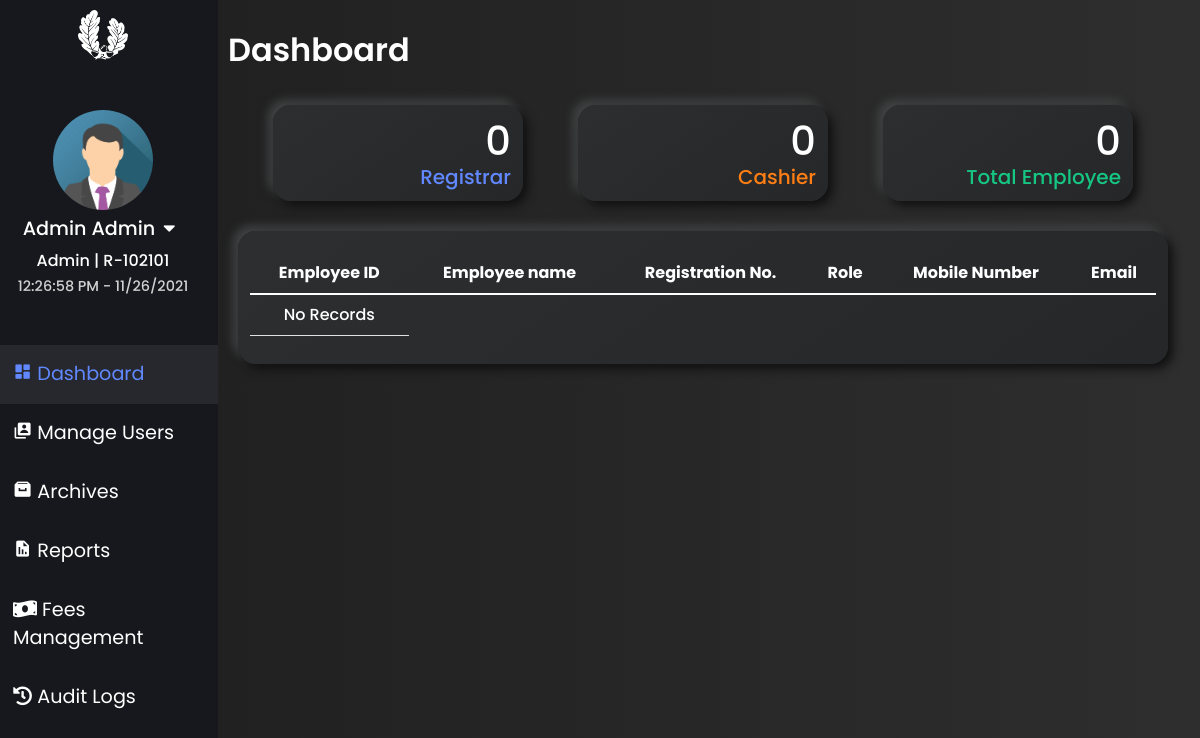
Before: /html/registrar_access.php (signed in) with the older database file.
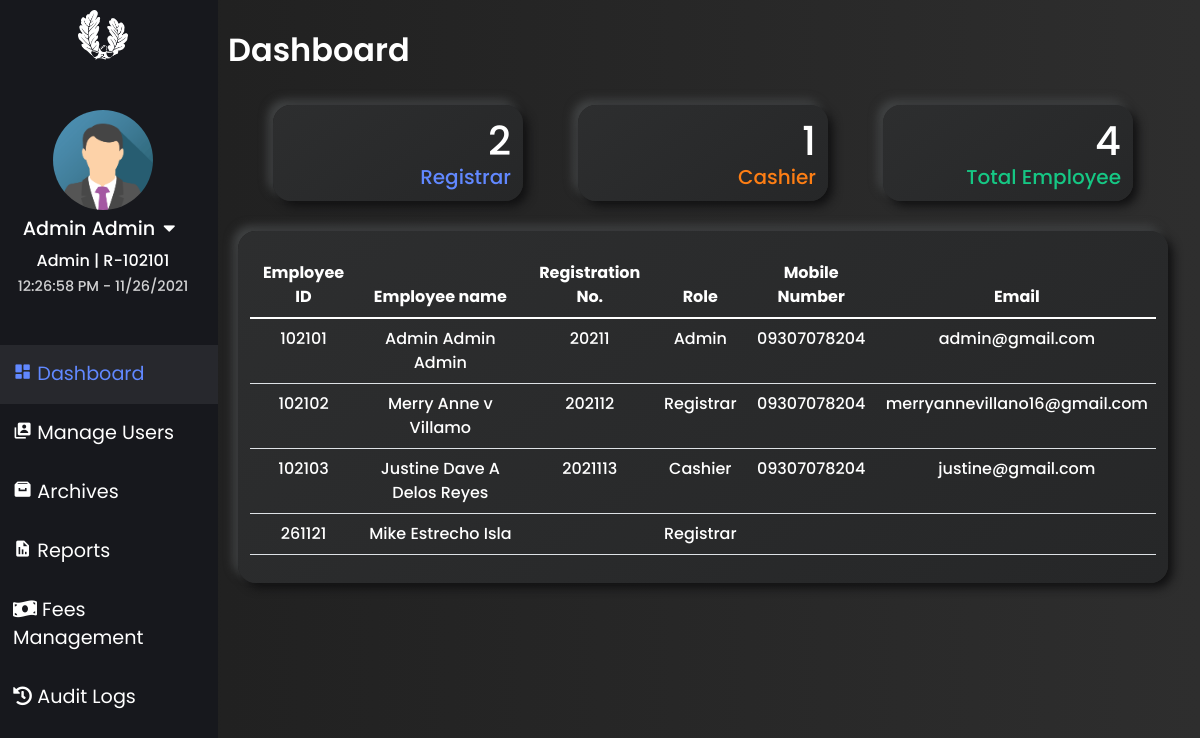
After: the same page with the newer database file.
### tables this page shows
CREATE TABLE `tbl_employee_info` (
  `reg_no` varchar(255) NOT NULL,
  `profilePic` longtext NOT NULL,
  `employee_id` int(20) NOT NULL,
  `role` varchar(20) NOT NULL,
  `firstname` varchar(100) NOT NULL,
  `lastname` varchar(100) NOT NULL,
  `middlename` varchar(100) NOT NULL,
  `sex` varchar(20) NOT NULL,
  `email` varchar(255) NOT NULL,
  `address` longtext NOT NULL,
  `contact_number` varchar(15) NOT NULL,
  `hireDate` varchar(100) NOT NULL,
  `joined_date` varchar(100) NOT NULL
);

### html/registrar_access.php (the view, shortened to what the changed rows need)
<?php
  require_once '../connection/Config.php';
?>
<!doctype html>
<html lang="en">
  <head>
    <link rel="stylesheet" type="text/css" href="https://cdn.datatables.net/v/bs5/jq-3.6.0/dt-1.11.3/b-2.0.1/datatables.min.css"/>
    <link rel="stylesheet" href="https://cdn.jsdelivr.net/npm/bootstrap@5.1.3/dist/css/bootstrap.min.css">
        <link rel="stylesheet" href="https://pro.fontawesome.com/releases/v5.10.0/css/all.css"/>
        <link rel="stylesheet" href="https://cdnjs.cloudflare.com/ajax/libs/font-awesome/5.14.0/css/all.min.css" />
        <link href='https://unpkg.com/boxicons@2.0.9/css/boxicons.min.css' rel='stylesheet'>
    <link rel="stylesheet" type="text/css" href="../css/registrar_access.css?<?php echo time(); ?>" />
    <link rel="stylesheet" href="https://cdnjs.cloudflare.com/ajax/libs/animate.css/4.1.1/animate.min.css"/>
    <link rel="stylesheet" href="https://cdn.linearicons.com/free/1.0.0/icon-font.min.css">
  </head>
  <body>
    <div class="row">
        <div class="col-sm right-tab">
          <div class="tab-content" id="v-pills-tabContent">
            <div class="tab-pane fade show active" id="v-pills-dashboard" role="tabpanel" aria-labelledby="v-pills-dashboard-tab">
            <div class="dashBoardForRegistrar" id="dashboardForAdminId">
              <div class="studentCountBox" id="">
                        <h1>
                          <?php
                          $sql = "SELECT `role`FROM `tbl_employee_info` WHERE `role` = 'Registrar'";
                          $statement = $con->prepare($sql);
                          $statement->execute();
                          $result = $statement->get_result();
                          $count = mysqli_num_rows($result);
                          echo $count;
                        ?>
                      </h1>
                    <h3>Registrar</h3>
              </div>
              <div class="studentCountBox" id="">
                        <h1>
                          <?php
                          $sql = "SELECT `role`FROM `tbl_employee_info` WHERE `role` = 'Cashier'";
                          $statement = $con->prepare($sql);
                          $statement->execute();
                          $result = $statement->get_result();
                          $count = mysqli_num_rows($result);
                          echo $count;
                        ?>
                      </h1>
                    <h3>Cashier</h3>
              </div>
              <div class="studentCountBox" id="">
                        <h1>
                        <?php
                        $sql = "SELECT * FROM tbl_employee_info";
                        $statement = $con->prepare($sql);
                        $statement->execute();
                        $result = $statement->get_result();
                        $count = mysqli_num_rows($result);
                        echo $count;
                      ?>
                      </h1>
                    <h3>Total Employee</h3>
              </div>
                  <div class="dashboardBox">
                        <table class="table" style="color: var(--white)">
                            <thead class="thead-light">
                              <tr>
                                <th scope="col">Employee ID</th>
                                <th scope="col">Employee name</th>
                                <th scope="col">Registration No.</th>
                                <th scope="col">Role</th>
                                <th scope="col">Mobile Number</th>
                                <th scope="col">Email</th>
                              </tr>
                            </thead>
                            <tbody id="adminDash">
                            <?php
                            $sql ="SELECT reg_no, employee_id, role, CONCAT(firstname,' ',middlename,' ',lastname) AS fullname,  email, contact_number
                            FROM tbl_employee_info";
                            $stmt = $con->prepare($sql);
                            $stmt->execute();
                            $res = $stmt->get_result();
                            $count = $res->num_rows;
                            ?>
                            <?php
                            if($count > 0){
                            while($data = $res->fetch_assoc()){?>
                            <tr class="text-center">
                                <td><?=$data['employee_id'];?></td>
                                <td><?=$data['fullname'];?></td>
                                <td><?=$data['reg_no'];?></td>
                                <td><?=$data['role'];?></td>
                                <td><?=$data['contact_number'];?></td>
                                <td><?=$data['email'];?></td>
                            </tr>
                            <?php }?>
                            <?php }else{?>
                            <tr>
                                <td><?php echo "No Records"?></td>
                            </tr>
                            <?php }
                            ?>
                          </tbody>
                        </table>
                        </div>
                      </div>
          </div>
          </div>
        </div>
    </div>
  </body>
</html>

Changed rows visible on the page:
added tbl_employee_info: employee_id "102101", fullname "Admin Admin Admin", reg_no "20211", role "Admin", contact_number "09307078204", email "admin@gmail.com"
added tbl_employee_info: employee_id "102102", fullname "Merry Anne v Villamo", reg_no "202112", role "Registrar", contact_number "09307078204", email "merryannevillano16@gmail.com"
added tbl_employee_info: employee_id "102103", fullname "Justine Dave A Delos Reyes", reg_no "2021113", role "Cashier", contact_number "09307078204", email "justine@gmail.com"
added tbl_employee_info: employee_id "261121", fullname "Mike Estrecho Isla", role "Registrar"
Other visible differences:
$count: "0" → "2"
$count: "0" → "1"
$count: "0" → "4"
text no longer shown: "No Records"
